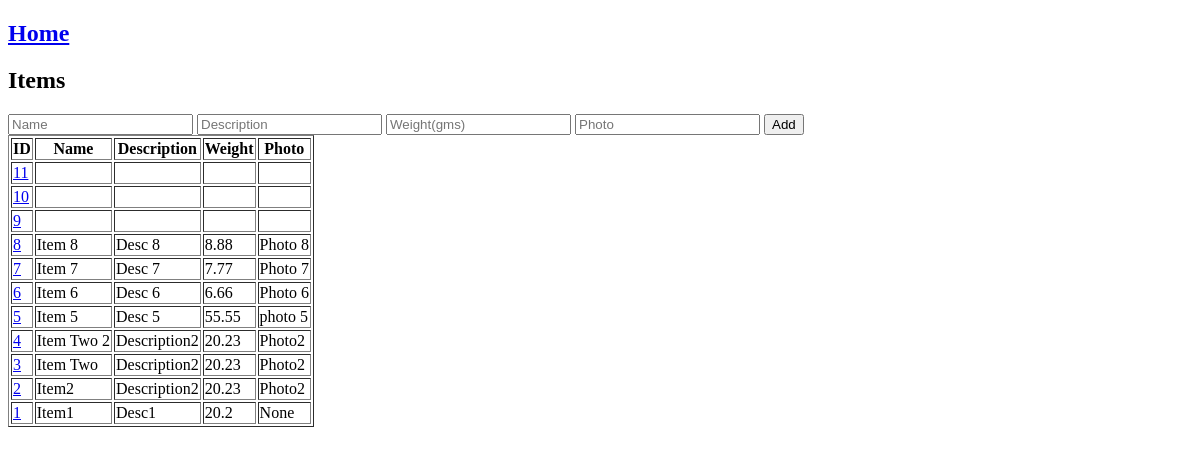
Page /items/ on the earlier database version.
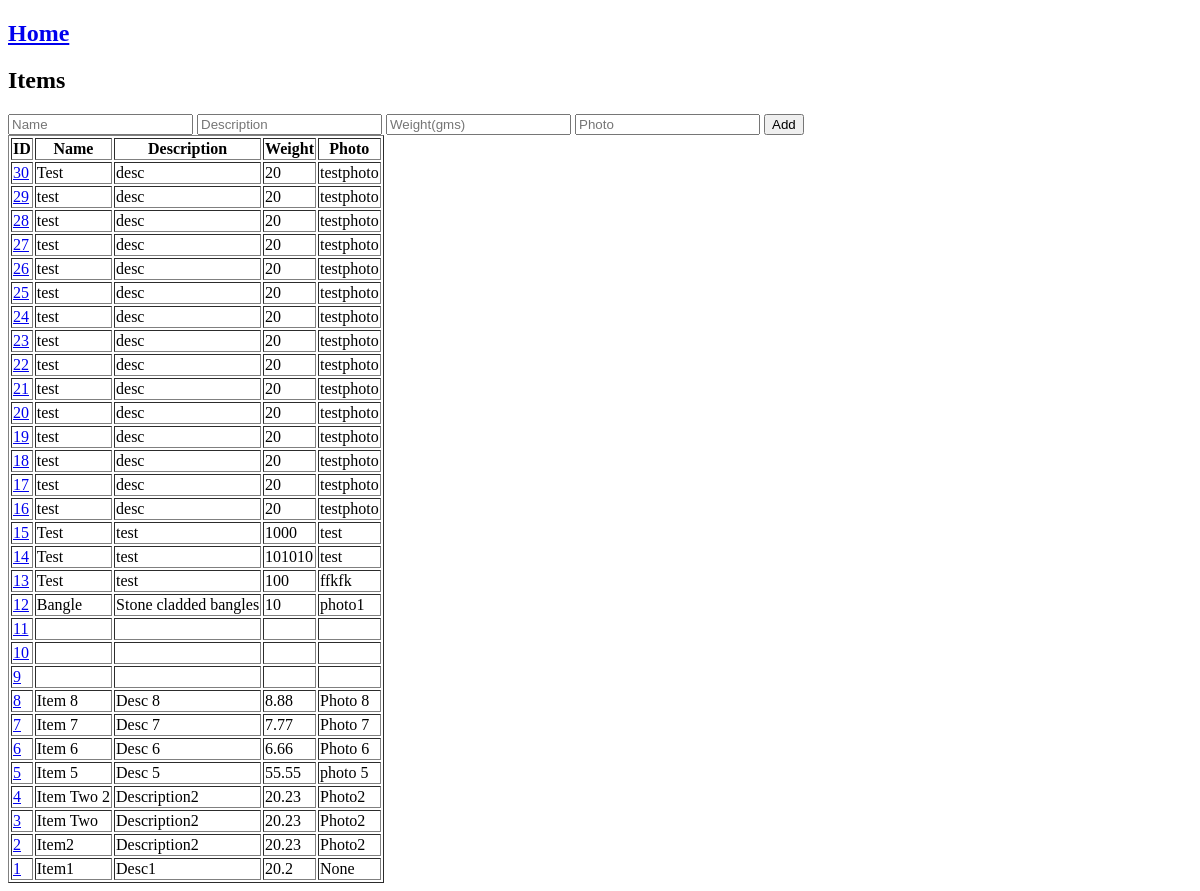
Same page on the later database version.
### tables this page shows
CREATE TABLE "item" (
	"id"	INTEGER NOT NULL PRIMARY KEY AUTOINCREMENT UNIQUE,
	"name"	TEXT NOT NULL,
	"desc"	TEXT NOT NULL,
	"weight"	NUMERIC NOT NULL,
	"photo"	TEXT,
	"created_date"	TEXT NOT NULL,
	"stock"	INTEGER DEFAULT 0.0
);

### api.py (the view)
@app.route('/items/')
@app.route('/items/<k>/<v>/')
def get_items(k='id',v='desc'):
    result = item.all_items(k,v)
    return render_template("item.html", items = result)

### item.py (called while the page is built)
    def all_items(self,k='id',v='desc'):
        sql = "select * from item order by " + k + ' ' + v
        result = self.cur.execute(sql)
        rows = result.fetchall()
        return rows

### templates/item.html (shortened to what this page needs)
<!DOCTYPE html>
<html>
<head>
</head>
<body>
    <h2><a href='/'>Home</a></h2>
    <h2>Items</h2>
        <div>
            <form id='item_edit' method="POST" action="/item/">
                <input type="text" value="" name="item_name" placeholder="Name">
                <input  type="text" value="" name="item_desc" placeholder="Description">
                <input  type="text" value="" name="item_weight" placeholder="Weight(gms)">
                <input  type="text" value="" name="item_photo" placeholder="Photo">
                <input  type="submit" value="Add" id="item_save"  ><br>
            </form>
        </div>
    <div>
        <table border="1">
            <th>ID</th>
            <th>Name</th>
            <th>Description</th>
            <th>Weight</th>
            <th>Photo</th>
            {% for c in items %}
            <tr>
                <td><a href='/items/{{c[0]}}/' >{{c[0]}}</a></td>
                <td>{{c[1]}}</td>
                <td>{{c[2]}}</td>
                <td>{{c[3]}}</td>
                <td>{{c[4]}}</td>
            </tr>
            {% endfor %}
        </table>
    </div>
</body>
</html>

Differences in the rows shown:
added item: id "30", name "Test", desc "desc", weight "20", photo "testphoto"
added item: id "29", name "test", desc "desc", weight "20", photo "testphoto"
added item: id "28", name "test", desc "desc", weight "20", photo "testphoto"
added item: id "27", name "test", desc "desc", weight "20", photo "testphoto"
added item: id "26", name "test", desc "desc", weight "20", photo "testphoto"
added item: id "25", name "test", desc "desc", weight "20", photo "testphoto"
added item: id "24", name "test", desc "desc", weight "20", photo "testphoto"
added item: id "23", name "test", desc "desc", weight "20", photo "testphoto"
added item: id "22", name "test", desc "desc", weight "20", photo "testphoto"
added item: id "21", name "test", desc "desc", weight "20", photo "testphoto"
added item: id "20", name "test", desc "desc", weight "20", photo "testphoto"
added item: id "19", name "test", desc "desc", weight "20", photo "testphoto"
added item: id "18", name "test", desc "desc", weight "20", photo "testphoto"
added item: id "17", name "test", desc "desc", weight "20", photo "testphoto"
added item: id "16", name "test", desc "desc", weight "20", photo "testphoto"
added item: id "15", name "Test", desc "test", weight "1000", photo "test"
added item: id "14", name "Test", desc "test", weight "101010", photo "test"
added item: id "13", name "Test", desc "test", weight "100", photo "ffkfk"
added item: id "12", name "Bangle", desc "Stone cladded bangles", weight "10", photo "photo1"
